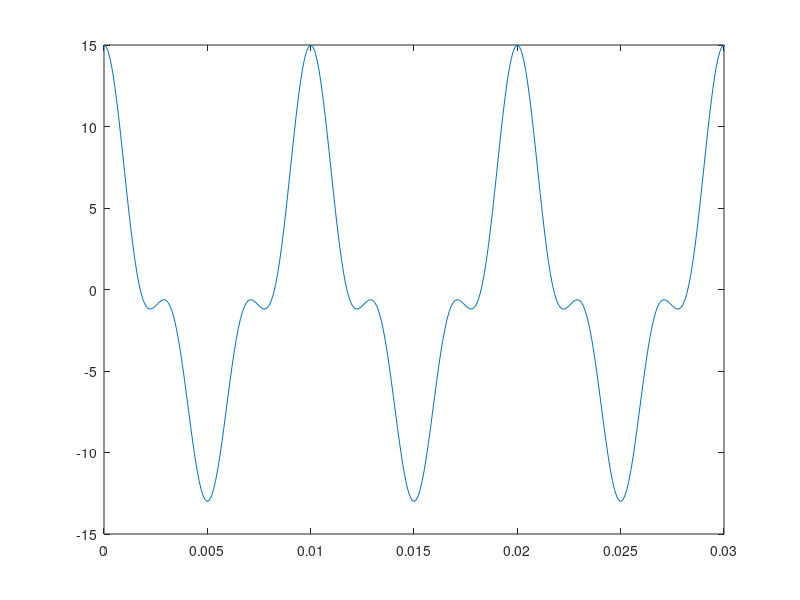
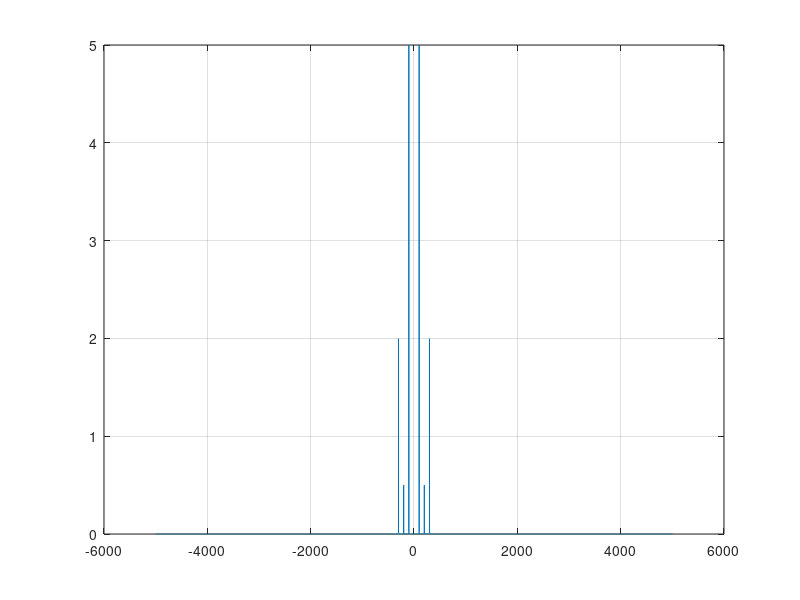

MATLAB code to generate these figures, in order:
clc
clear all
close all

A1 = 10;
A2 = 1;
A3 = 4;

f1 = 100;
f2 = 200;
f3 = 300;

fs = 50*f2;
Ts = 1/fs;
T = 1/f1;
t_final = 2
t = [0:Ts:t_final];
x1_t = A1*cos(2*pi*f1*t);
x2_t = A2*cos(2*pi*f2*t);
x3_t = A3*cos(2*pi*f3*t);


x_t = x1_t + x2_t + x3_t;

X_f = fft(x_t)/length(x_t);
X_f = fftshift(X_f);
passo_f = 1/t_final;
f = [-fs/2:passo_f:fs/2];

figure(1)
plot(t,x_t)
xlim([0 3*T])

figure(2)
plot(f,abs(X_f))
grid on
